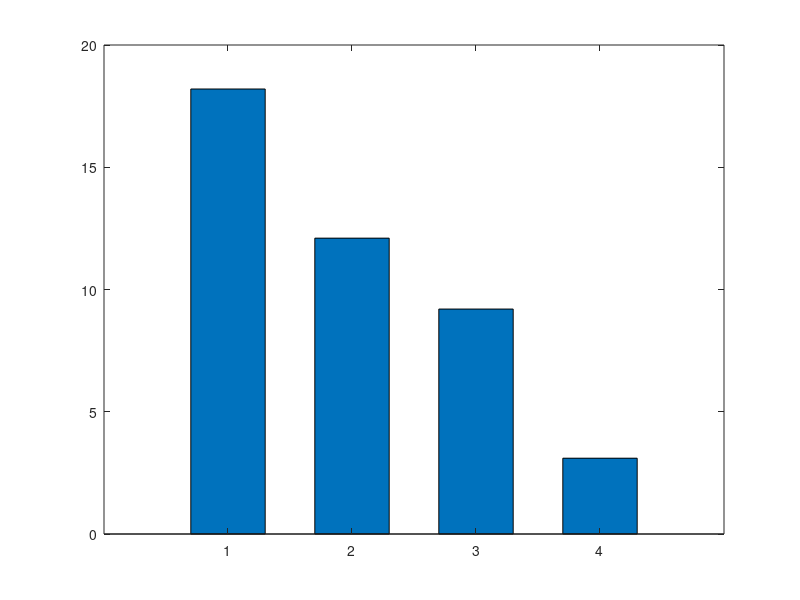

This figure's MATLAB source: (Note: this script raises an error after producing the figure.)
clc; close all; clear;

%% 1. 데이터 정의 (실제 실험 데이터로 변경 필요)
% 예시: 연산 시간 (단위: 초)
% [Baseline 1, Baseline 2, Baseline 3, Proposed]
calc_time = [18.2, 12.1, 9.2, 3.1]; 

% x축 라벨 정의
method_names = {'Pure BFGS', 'Adam', 'MLP + BFGS', 'Proposed'};

%% 2. 그래프 그리기
figure('Position', [100, 100, 800, 600]);

% 막대 그래프 생성
b = bar(calc_time, 0.6); % 0.6은 막대 너비
hold on;

%% 3. 스타일 설정 (논문용 포맷팅)
% 3-1. 색상 설정: Proposed만 강조하고 나머지는 회색 처리
b.FaceColor = 'flat'; % 개별 색상 지정 활성화
base_color = [0.7, 0.7, 0.7]; % 회색 (Baselines)
prop_color = [0, 0.4470, 0.7410]; % 파란색 or 강조색 (Proposed)

% 1~3번째는 회색, 4번째(Proposed)는 강조색
b.CData(1,:) = base_color;
b.CData(2,:) = base_color;
b.CData(3,:) = base_color;
b.CData(4,:) = prop_color;

% 3-2. 축 및 라벨 설정
set(gca, 'XTickLabel', method_names, 'FontSize', 12, 'FontWeight', 'bold');
ylabel('Computation Time [s]', 'FontSize', 14, 'FontWeight', 'bold');
title('Comparison of Calculation Time', 'FontSize', 16, 'FontWeight', 'bold');
grid on;
box on;       % 그래프 테두리 닫기
set(gca, 'LineWidth', 1.2); % 축 선 두께

% y축 범위 (데이터 최대값보다 20% 높게 잡아서 여유 공간 확보)
ylim([0, max(calc_time) * 1.2]); 

%% 4. 막대 위에 수치 텍스트 표시
% 각 막대 높이 바로 위에 텍스트 추가
for i = 1:length(calc_time)
    text(i, calc_time(i), sprintf('%.2f s', calc_time(i)), ...
        'HorizontalAlignment', 'center', ...
        'VerticalAlignment', 'bottom', ...
        'FontSize', 12, 'FontWeight', 'bold');
end

hold off;